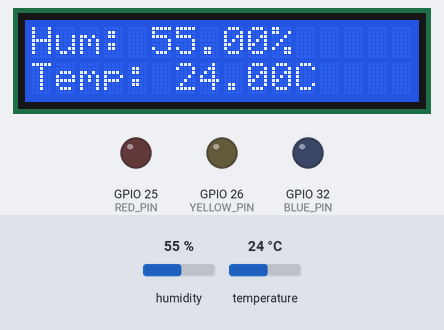
A program run on a simulated ESP32. Shown: 16×2 character LCD, output pins drawn as LEDs (lit = HIGH). Inputs (shaded band) come from the test bench; at power-on: humidity 55 %, temperature 24 °C.

Above: at 4.7 s.
4.8 s: humidity set to 31 %
At 8.3 s:
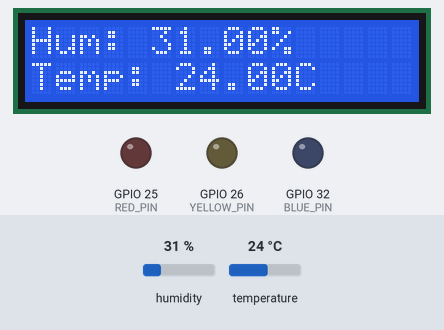
9.0 s: humidity set to 28 %
At 10.5 s:
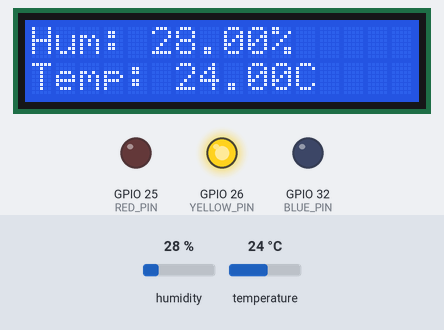
13.2 s: temperature set to 15.8 °C
At 17.3 s:
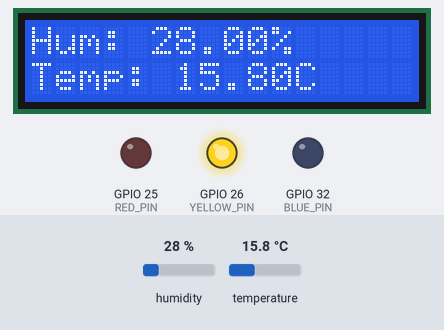
17.7 s: temperature set to 14.6 °C
At 19.5 s:
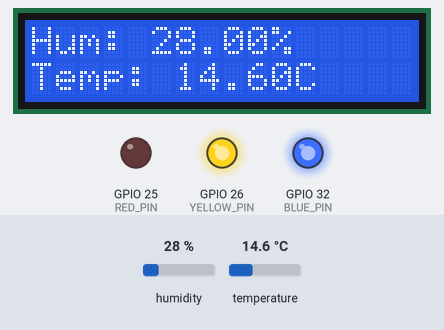
21.9 s: humidity set to 40 %
At 23.0 s:
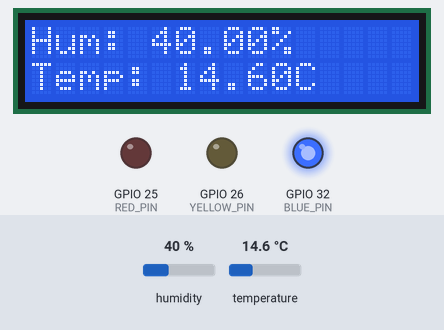
26.1 s: temperature set to 41 °C
At 29.8 s:
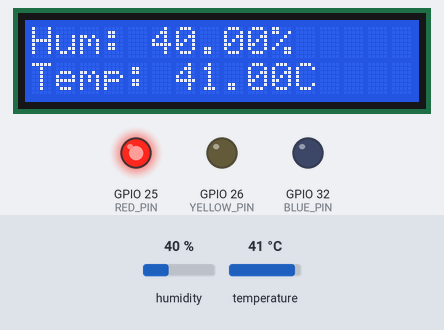
Timing chart, 0 to 31.3 s (numbered marks = the images above; inputs shaded):
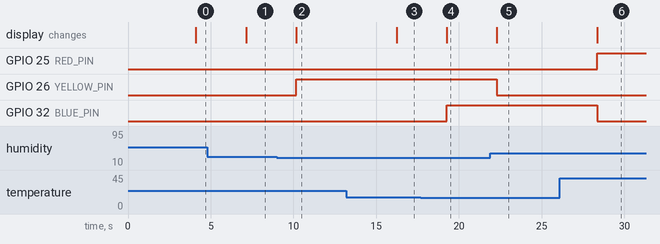

The program:

main.cpp
```cpp
#include <Arduino.h>
#include <LiquidCrystal_I2C.h>
#include <DHT.h>

const int LCD_COLS = 16;
const int LCD_ROWS = 2;
LiquidCrystal_I2C lcd(0x27, LCD_COLS, LCD_ROWS);

#define RED_PIN 25
#define YELLOW_PIN 26
#define BLUE_PIN 32
// DHT SENSOR setup
#define DHTPIN 12
#define DHTTYPE DHT22
DHT dht(DHTPIN, DHTTYPE);

void initLCD()
{
  lcd.init();
  lcd.backlight();
  lcd.clear();
  lcd.setCursor(0, 0);
  lcd.print("Start...!");
  delay(2000);
}
void displayLCD(int col, int row, String msg, bool clear = true)
{
  if (clear)
    lcd.clear();
  lcd.setCursor(col, row);
  lcd.print(msg);
}
void setup()
{
  pinMode(RED_PIN, OUTPUT);
  pinMode(YELLOW_PIN, OUTPUT);
  pinMode(BLUE_PIN, OUTPUT);

  Serial.begin(9600);
  initLCD();
  dht.begin();
}

void loop()
{
  delay(2000);

  float humidity = dht.readHumidity();
  float temperature = dht.readTemperature();

  if (isnan(humidity) || isnan(temperature))
  {
    displayLCD(0, 0, "Failed to read!");
    return;
  }

  displayLCD(0, 0, "Hum: " + String(humidity) + "%", true);
  displayLCD(0, 1, "Temp: " + String(temperature) + "C", false);

  if (temperature >= 35)
  {
    digitalWrite(BLUE_PIN, LOW);
    digitalWrite(RED_PIN, HIGH);
  }
  else if (temperature <= 15)
  {
    digitalWrite(BLUE_PIN, HIGH);
    digitalWrite(RED_PIN, LOW);
  }else {
    digitalWrite(BLUE_PIN, LOW);
    digitalWrite(RED_PIN, LOW);
  }

  if (humidity < 30)
  {
    digitalWrite(YELLOW_PIN, HIGH);
  }
  else
  {
    digitalWrite(YELLOW_PIN, LOW);
  }

  delay(1000);
}
```

Measured:
- the behaviour switches between 30 and 29 % on humidity (found by bisection; images 1 and 2)
- the behaviour switches between 15.1 and 15 °C on temperature (found by bisection; images 3 and 4)
- after the input at 4.8 s, the display: changes after 2.3 s (image 1)
- after the input at 9.0 s, GPIO 26 (YELLOW_PIN): LOW → HIGH after 1.2 s; the display: changes after 1.2 s (image 2)
- after the input at 13.2 s, the display: changes after 3.0 s (image 3)
- after the input at 17.7 s, GPIO 32 (BLUE_PIN): LOW → HIGH after 1.6 s; the display: changes after 1.6 s (image 4)
- after the input at 21.9 s, GPIO 26 (YELLOW_PIN): HIGH → LOW after 0.39 s; the display: changes after 0.39 s (image 5)
- after the input at 26.1 s, GPIO 25 (RED_PIN): LOW → HIGH after 2.3 s; GPIO 32 (BLUE_PIN): HIGH → LOW after 2.3 s; the display: changes after 2.3 s (image 6)
